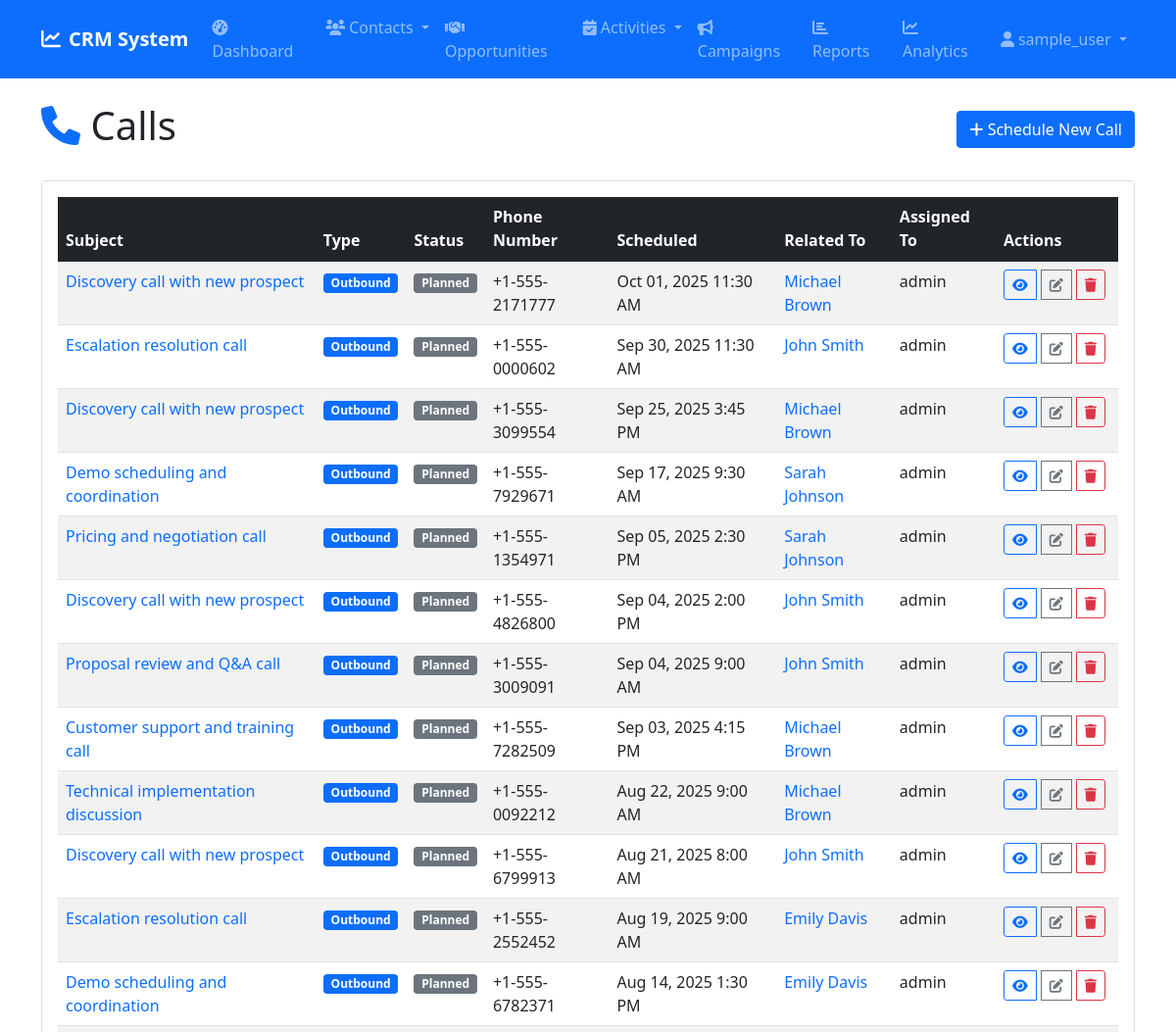
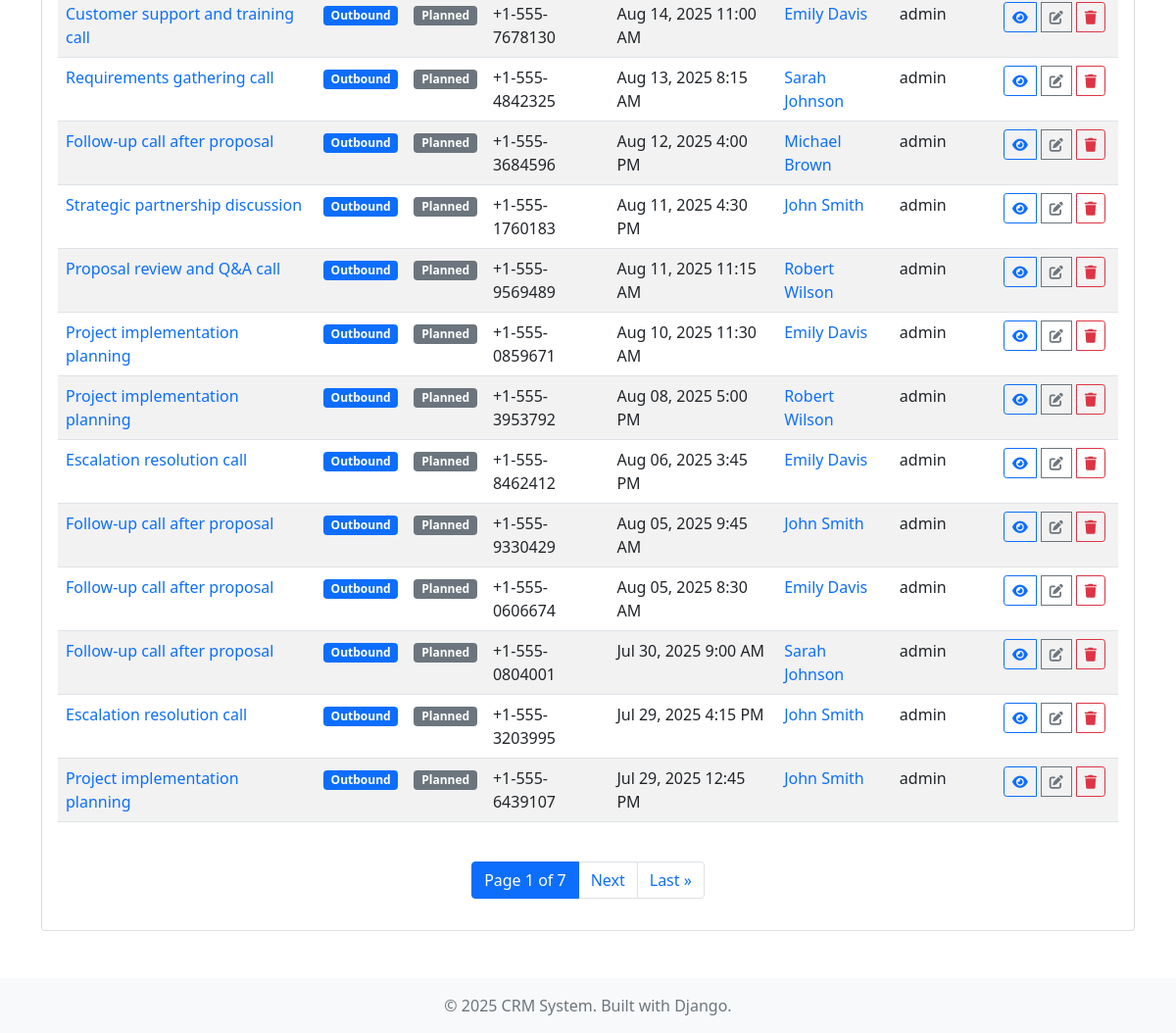
The page /tasks/calls/ (signed in) on the database its author committed (2 pictures, top to bottom).
### tasks/models.py (models this page shows, shortened)
class Call(models.Model):
    STATUS_CHOICES = [
        ('planned', 'Planned'),
        ('in_progress', 'In Progress'),
        ('completed', 'Completed'),
        ('cancelled', 'Cancelled'),
        ('no_answer', 'No Answer'),
        ('busy', 'Busy'),
        ('left_message', 'Left Message'),
    ]
    CALL_TYPE_CHOICES = [
        ('inbound', 'Inbound'),
        ('outbound', 'Outbound'),
    ]
    CALL_RESULT_CHOICES = [
        ('interested', 'Interested'),
        ('not_interested', 'Not Interested'),
        ('callback_requested', 'Callback Requested'),
        ('voicemail', 'Voicemail'),
        ('busy', 'Busy'),
        ('no_answer', 'No Answer'),
        ('wrong_number', 'Wrong Number'),
        ('meeting_scheduled', 'Meeting Scheduled'),
        ('sale_closed', 'Sale Closed'),
    ]
    subject = models.CharField(max_length=200)
    call_type = models.CharField(max_length=10, choices=CALL_TYPE_CHOICES, default='outbound')
    status = models.CharField(max_length=15, choices=STATUS_CHOICES, default='planned')
    call_result = models.CharField(max_length=20, choices=CALL_RESULT_CHOICES, blank=True)
    phone_number = models.CharField(max_length=20)
    duration_minutes = models.PositiveIntegerField(null=True, blank=True, help_text="Duration in minutes")
    scheduled_datetime = models.DateTimeField()
    actual_start_time = models.DateTimeField(null=True, blank=True)
    actual_end_time = models.DateTimeField(null=True, blank=True)
    description = models.TextField(blank=True, help_text="Call agenda or notes")
    call_notes = models.TextField(blank=True, help_text="Notes taken during/after the call")
    related_account = models.ForeignKey('accounts.Account', on_delete=models.CASCADE, null=True, blank=True, related_name='calls')
    related_contact = models.ForeignKey('contacts.Contact', on_delete=models.CASCADE, null=True, blank=True, related_name='calls')
    related_lead = models.ForeignKey('leads.Lead', on_delete=models.CASCADE, null=True, blank=True, related_name='calls')
    related_opportunity = models.ForeignKey('opportunities.Opportunity', on_delete=models.CASCADE, null=True, blank=True, related_name='calls')
    assigned_to = models.ForeignKey(User, on_delete=models.CASCADE, related_name='assigned_calls')
    created_by = models.ForeignKey(User, on_delete=models.SET_NULL, null=True, blank=True, related_name='created_calls')
    created_at = models.DateTimeField(auto_now_add=True)
    updated_at = models.DateTimeField(auto_now=True)
    class Meta:
        ordering = ['-scheduled_datetime']
    @property
    def is_overdue(self):
        return self.scheduled_datetime < timezone.now() and not self.is_completed
    @property
    def related_object(self):
        if self.related_contact:
            return self.related_contact
        elif self.related_lead:
            return self.related_lead
        elif self.related_account:
            return self.related_account
        elif self.related_opportunity:
            return self.related_opportunity
        return None

### contacts/models.py (models this page shows, shortened)
class Contact(models.Model):
    SALUTATIONS = [
        ('mr', 'Mr.'),
        ('mrs', 'Mrs.'),
        ('ms', 'Ms.'),
        ('dr', 'Dr.'),
        ('prof', 'Prof.'),
    ]
    salutation = models.CharField(max_length=10, choices=SALUTATIONS, blank=True)
    first_name = models.CharField(max_length=100)
    last_name = models.CharField(max_length=100)
    title = models.CharField(max_length=100, blank=True)
    email = models.EmailField()
    phone = models.CharField(max_length=20, blank=True)
    mobile = models.CharField(max_length=20, blank=True)
    fax = models.CharField(max_length=20, blank=True)
    mailing_street = models.TextField(blank=True)
    mailing_city = models.CharField(max_length=100, blank=True)
    mailing_state = models.CharField(max_length=100, blank=True)
    mailing_postal_code = models.CharField(max_length=20, blank=True)
    mailing_country = models.CharField(max_length=100, blank=True)
    other_street = models.TextField(blank=True)
    other_city = models.CharField(max_length=100, blank=True)
    other_state = models.CharField(max_length=100, blank=True)
    other_postal_code = models.CharField(max_length=20, blank=True)
    other_country = models.CharField(max_length=100, blank=True)
    account = models.ForeignKey(Account, on_delete=models.CASCADE, related_name='contacts')
    reports_to = models.ForeignKey('self', on_delete=models.SET_NULL, null=True, blank=True)
    department = models.CharField(max_length=100, blank=True)
    lead_source = models.CharField(max_length=100, blank=True)
    do_not_call = models.BooleanField(default=False)
    email_opt_out = models.BooleanField(default=False)
    description = models.TextField(blank=True)
    assigned_to = models.ForeignKey(User, on_delete=models.SET_NULL, null=True, blank=True)
    created_by = models.ForeignKey(User, on_delete=models.SET_NULL, null=True, blank=True, related_name='created_contacts')
    created_at = models.DateTimeField(auto_now_add=True)
    updated_at = models.DateTimeField(auto_now=True)
    class Meta:
        ordering = ['last_name', 'first_name']
    def __str__(self):
        return f"{self.first_name} {self.last_name}"
    def get_absolute_url(self):
        return reverse('contacts:detail', kwargs={'pk': self.pk})

### tasks/views.py (the view)
# urls.py: path('calls/', views.CallListView.as_view(), name='call_list'),
class CallListView(LoginRequiredMixin, ListView):
    model = Call
    template_name = 'tasks/call_list.html'
    context_object_name = 'calls'
    paginate_by = 25
    def get_queryset(self):
        return Call.objects.select_related('assigned_to', 'related_contact', 'related_account').order_by('-scheduled_datetime')

### templates/tasks/call_list.html (shortened to what this page needs)
{% extends 'base.html' %}
{% block content %}
<div class="d-flex justify-content-between align-items-center mb-4">
    <h1><i class="fas fa-phone text-primary"></i> Calls</h1>
    <a href="{% url 'tasks:call_create' %}" class="btn btn-primary">
        <i class="fas fa-plus"></i> Schedule New Call
    </a>
</div>
<div class="card">
    <div class="card-body">
        <div class="table-responsive">
            <table class="table table-striped table-hover">
                <thead class="table-dark">
                    <tr>
                        <th>Subject</th>
                        <th>Type</th>
                        <th>Status</th>
                        <th>Phone Number</th>
                        <th>Scheduled</th>
                        <th>Related To</th>
                        <th>Assigned To</th>
                        <th>Actions</th>
                    </tr>
                </thead>
                <tbody>
                    {% for call in calls %}
                    <tr>
                        <td>
                            <a href="{% url 'tasks:call_detail' call.pk %}" class="text-decoration-none">
                                {{ call.subject }}
                            </a>
                        </td>
                        <td>
                            <span class="badge {% if call.call_type == 'inbound' %}bg-info{% else %}bg-primary{% endif %}">
                                {{ call.get_call_type_display }}
                            </span>
                        </td>
                        <td>
                            <span class="badge
                                {% if call.status == 'completed' %}bg-success
                                {% elif call.status == 'in_progress' %}bg-warning
                                {% elif call.status == 'cancelled' %}bg-danger
                                {% else %}bg-secondary{% endif %}">
                                {{ call.get_status_display }}
                            </span>
                        </td>
                        <td>{{ call.phone_number }}</td>
                        <td>
                            {{ call.scheduled_datetime|date:"M d, Y g:i A" }}
                        </td>
                        <td>
                            {% if call.related_object %}
                                <a href="{{ call.related_object.get_absolute_url }}" class="text-decoration-none">
                                    {{ call.related_object }}
                                </a>
                            {% else %}
                                <span class="text-muted">-</span>
                            {% endif %}
                        </td>
                        <td>{{ call.assigned_to.get_full_name|default:call.assigned_to.username }}</td>
                        <td>
                            <div class="btn-group btn-group-sm" role="group">
                                <a href="{% url 'tasks:call_detail' call.pk %}" class="btn btn-outline-primary btn-sm" title="View">
                                    <i class="fas fa-eye"></i>
                                </a>
                                <a href="{% url 'tasks:call_edit' call.pk %}" class="btn btn-outline-secondary btn-sm" title="Edit">
                                    <i class="fas fa-edit"></i>
                                </a>
                                <a href="{% url 'tasks:call_delete' call.pk %}" class="btn btn-outline-danger btn-sm" title="Delete">
                                    <i class="fas fa-trash"></i>
                                </a>
                            </div>
                        </td>
                    </tr>
                    {% endfor %}
                </tbody>
            </table>
        </div>
        {% if is_paginated %}
        <nav aria-label="Page navigation">
            <ul class="pagination justify-content-center mt-4">
                <li class="page-item active">
                    <span class="page-link">
                        Page {{ page_obj.number }} of {{ page_obj.paginator.num_pages }}
                    </span>
                </li>
                {% if page_obj.has_next %}
                    <li class="page-item">
                        <a class="page-link" href="?page={{ page_obj.next_page_number }}">Next</a>
                    </li>
                    <li class="page-item">
                        <a class="page-link" href="?page={{ page_obj.paginator.num_pages }}">Last &raquo;</a>
                    </li>
                {% endif %}
            </ul>
        </nav>
        {% endif %}
    </div>
</div>
{% endblock %}

### templates/base.html (shortened to what this page needs)
<!DOCTYPE html>
<html lang="en">
<head>
    <link href="https://cdn.jsdelivr.net/npm/bootstrap@5.1.3/dist/css/bootstrap.min.css" rel="stylesheet">
    <link href="https://cdnjs.cloudflare.com/ajax/libs/font-awesome/6.0.0/css/all.min.css" rel="stylesheet">
    {% load static %}
    <link href="{% static 'css/custom.css' %}" rel="stylesheet">
</head>
<body>
    <nav class="navbar navbar-expand-lg navbar-dark bg-primary">
        <div class="container">
            <a class="navbar-brand" href="{% url 'dashboard:home' %}">
                <i class="fas fa-chart-line me-2"></i>CRM System
            </a>
            {% if user.is_authenticated %}
            <div class="collapse navbar-collapse" id="navbarNav">
                <ul class="navbar-nav me-auto">
                    <li class="nav-item">
                        <a class="nav-link" href="{% url 'dashboard:home' %}">
                            <i class="fas fa-tachometer-alt me-1"></i>Dashboard
                        </a>
                    </li>
                    <li class="nav-item dropdown">
                        <a class="nav-link dropdown-toggle" href="#" role="button" data-bs-toggle="dropdown">
                            <i class="fas fa-users me-1"></i>Contacts
                        </a>
                    </li>
                    <li class="nav-item">
                        <a class="nav-link" href="{% url 'opportunities:list' %}">
                            <i class="fas fa-handshake me-1"></i>Opportunities
                        </a>
                    </li>
                    <li class="nav-item dropdown">
                        <a class="nav-link dropdown-toggle" href="#" role="button" data-bs-toggle="dropdown">
                            <i class="fas fa-calendar-check me-1"></i>Activities
                        </a>
                    </li>
                    <li class="nav-item">
                        <a class="nav-link" href="{% url 'campaigns:list' %}">
                            <i class="fas fa-bullhorn me-1"></i>Campaigns
                        </a>
                    </li>
                    <li class="nav-item">
                        <a class="nav-link" href="{% url 'dashboard:reports' %}">
                            <i class="fas fa-chart-bar me-1"></i>Reports
                        </a>
                    </li>
                    <li class="nav-item">
                        <a class="nav-link" href="{% url 'dashboard:analytics' %}">
                            <i class="fas fa-chart-line me-1"></i>Analytics
                        </a>
                    </li>
                </ul>
                <ul class="navbar-nav">
                    <li class="nav-item dropdown">
                        <a class="nav-link dropdown-toggle" href="#" role="button" data-bs-toggle="dropdown">
                            <i class="fas fa-user me-1"></i>{{ user.username }}
                        </a>
                    </li>
                </ul>
            </div>
            {% endif %}
        </div>
    </nav>
    <main class="container my-4">
        {% block content %}
        {% endblock %}
    </main>
    <footer class="bg-light text-center py-3 mt-5">
        <div class="container">
            <p class="text-muted mb-0">&copy; 2025 CRM System. Built with Django.</p>
        </div>
    </footer>
</body>
</html>

### static/css/custom.css (style rules this page uses)
.navbar-brand { font-weight: bold; }
.btn-sm { margin-right: 5px; }

### rows shown on the page
Call: subject "Discovery call with new prospect", call_type "Outbound", status "Planned", phone_number "+1-555-2171777", scheduled_datetime "Oct 01, 2025 11:30 AM", related_object "Michael Brown", assigned_to.get_full_name "admin"
Call: subject "Escalation resolution call", call_type "Outbound", status "Planned", phone_number "+1-555-0000602", scheduled_datetime "Sep 30, 2025 11:30 AM", related_object "John Smith", assigned_to.get_full_name "admin"
Call: subject "Discovery call with new prospect", call_type "Outbound", status "Planned", phone_number "+1-555-3099554", scheduled_datetime "Sep 25, 2025 3:45 PM", related_object "Michael Brown", assigned_to.get_full_name "admin"
Call: subject "Demo scheduling and coordination", call_type "Outbound", status "Planned", phone_number "+1-555-7929671", scheduled_datetime "Sep 17, 2025 9:30 AM", related_object "Sarah Johnson", assigned_to.get_full_name "admin"
Call: subject "Pricing and negotiation call", call_type "Outbound", status "Planned", phone_number "+1-555-1354971", scheduled_datetime "Sep 05, 2025 2:30 PM", related_object "Sarah Johnson", assigned_to.get_full_name "admin"
Call: subject "Discovery call with new prospect", call_type "Outbound", status "Planned", phone_number "+1-555-4826800", scheduled_datetime "Sep 04, 2025 2:00 PM", related_object "John Smith", assigned_to.get_full_name "admin"
Call: subject "Proposal review and Q&A call", call_type "Outbound", status "Planned", phone_number "+1-555-3009091", scheduled_datetime "Sep 04, 2025 9:00 AM", related_object "John Smith", assigned_to.get_full_name "admin"
Call: subject "Customer support and training call", call_type "Outbound", status "Planned", phone_number "+1-555-7282509", scheduled_datetime "Sep 03, 2025 4:15 PM", related_object "Michael Brown", assigned_to.get_full_name "admin"
Call: subject "Technical implementation discussion", call_type "Outbound", status "Planned", phone_number "+1-555-0092212", scheduled_datetime "Aug 22, 2025 9:00 AM", related_object "Michael Brown", assigned_to.get_full_name "admin"
Call: subject "Discovery call with new prospect", call_type "Outbound", status "Planned", phone_number "+1-555-6799913", scheduled_datetime "Aug 21, 2025 8:00 AM", related_object "John Smith", assigned_to.get_full_name "admin"
Call: subject "Escalation resolution call", call_type "Outbound", status "Planned", phone_number "+1-555-2552452", scheduled_datetime "Aug 19, 2025 9:00 AM", related_object "Emily Davis", assigned_to.get_full_name "admin"
Call: subject "Demo scheduling and coordination", call_type "Outbound", status "Planned", phone_number "+1-555-6782371", scheduled_datetime "Aug 14, 2025 1:30 PM", related_object "Emily Davis", assigned_to.get_full_name "admin"
Call: subject "Customer support and training call", call_type "Outbound", status "Planned", phone_number "+1-555-7678130", scheduled_datetime "Aug 14, 2025 11:00 AM", related_object "Emily Davis", assigned_to.get_full_name "admin"
Call: subject "Requirements gathering call", call_type "Outbound", status "Planned", phone_number "+1-555-4842325", scheduled_datetime "Aug 13, 2025 8:15 AM", related_object "Sarah Johnson", assigned_to.get_full_name "admin"
Call: subject "Follow-up call after proposal", call_type "Outbound", status "Planned", phone_number "+1-555-3684596", scheduled_datetime "Aug 12, 2025 4:00 PM", related_object "Michael Brown", assigned_to.get_full_name "admin"
Call: subject "Strategic partnership discussion", call_type "Outbound", status "Planned", phone_number "+1-555-1760183", scheduled_datetime "Aug 11, 2025 4:30 PM", related_object "John Smith", assigned_to.get_full_name "admin"
Call: subject "Proposal review and Q&A call", call_type "Outbound", status "Planned", phone_number "+1-555-9569489", scheduled_datetime "Aug 11, 2025 11:15 AM", related_object "Robert Wilson", assigned_to.get_full_name "admin"
Call: subject "Project implementation planning", call_type "Outbound", status "Planned", phone_number "+1-555-0859671", scheduled_datetime "Aug 10, 2025 11:30 AM", related_object "Emily Davis", assigned_to.get_full_name "admin"
Call: subject "Project implementation planning", call_type "Outbound", status "Planned", phone_number "+1-555-3953792", scheduled_datetime "Aug 08, 2025 5:00 PM", related_object "Robert Wilson", assigned_to.get_full_name "admin"
Call: subject "Escalation resolution call", call_type "Outbound", status "Planned", phone_number "+1-555-8462412", scheduled_datetime "Aug 06, 2025 3:45 PM", related_object "Emily Davis", assigned_to.get_full_name "admin"
Call: subject "Follow-up call after proposal", call_type "Outbound", status "Planned", phone_number "+1-555-9330429", scheduled_datetime "Aug 05, 2025 9:45 AM", related_object "John Smith", assigned_to.get_full_name "admin"
Call: subject "Follow-up call after proposal", call_type "Outbound", status "Planned", phone_number "+1-555-0606674", scheduled_datetime "Aug 05, 2025 8:30 AM", related_object "Emily Davis", assigned_to.get_full_name "admin"
Call: subject "Follow-up call after proposal", call_type "Outbound", status "Planned", phone_number "+1-555-0804001", scheduled_datetime "Jul 30, 2025 9:00 AM", related_object "Sarah Johnson", assigned_to.get_full_name "admin"
Call: subject "Escalation resolution call", call_type "Outbound", status "Planned", phone_number "+1-555-3203995", scheduled_datetime "Jul 29, 2025 4:15 PM", related_object "John Smith", assigned_to.get_full_name "admin"
Call: subject "Project implementation planning", call_type "Outbound", status "Planned", phone_number "+1-555-6439107", scheduled_datetime "Jul 29, 2025 12:45 PM", related_object "John Smith", assigned_to.get_full_name "admin"

### other values the page prints
{{ user.username }} "sample_user"
{{ page_obj.number }} "1"
{{ page_obj.paginator.num_pages }} "7"
